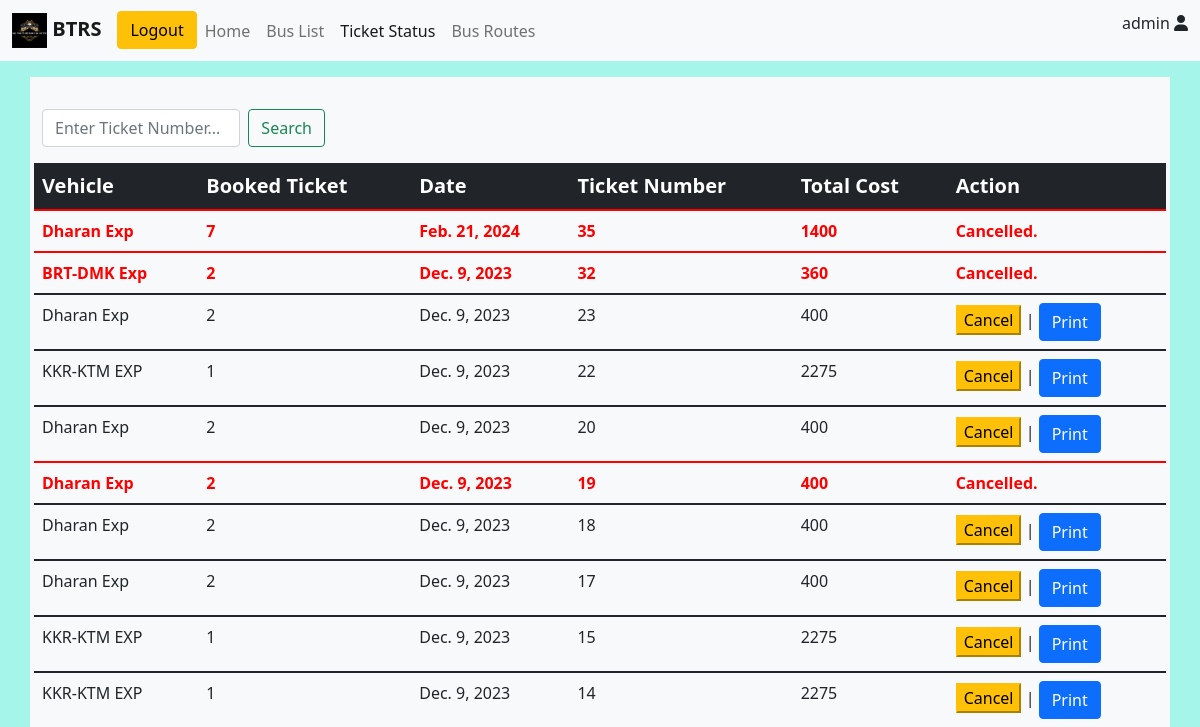
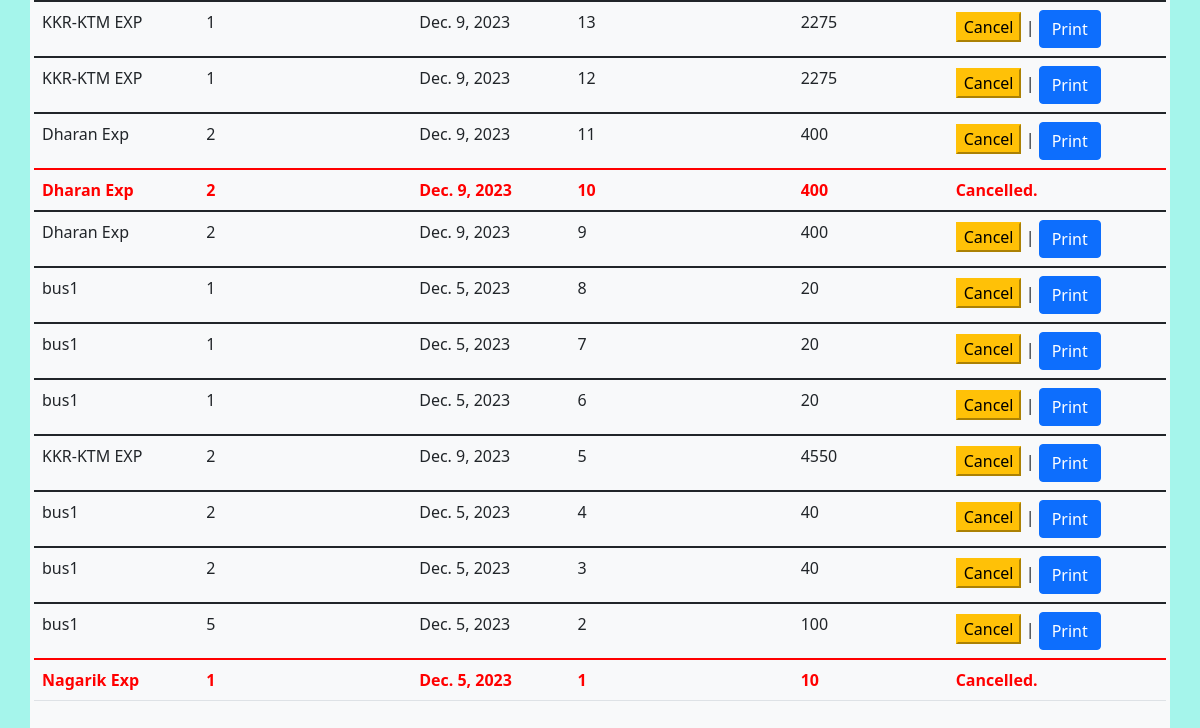
The page /ticketStatus (signed in) on the database as committed earlier (2 pictures, top to bottom).
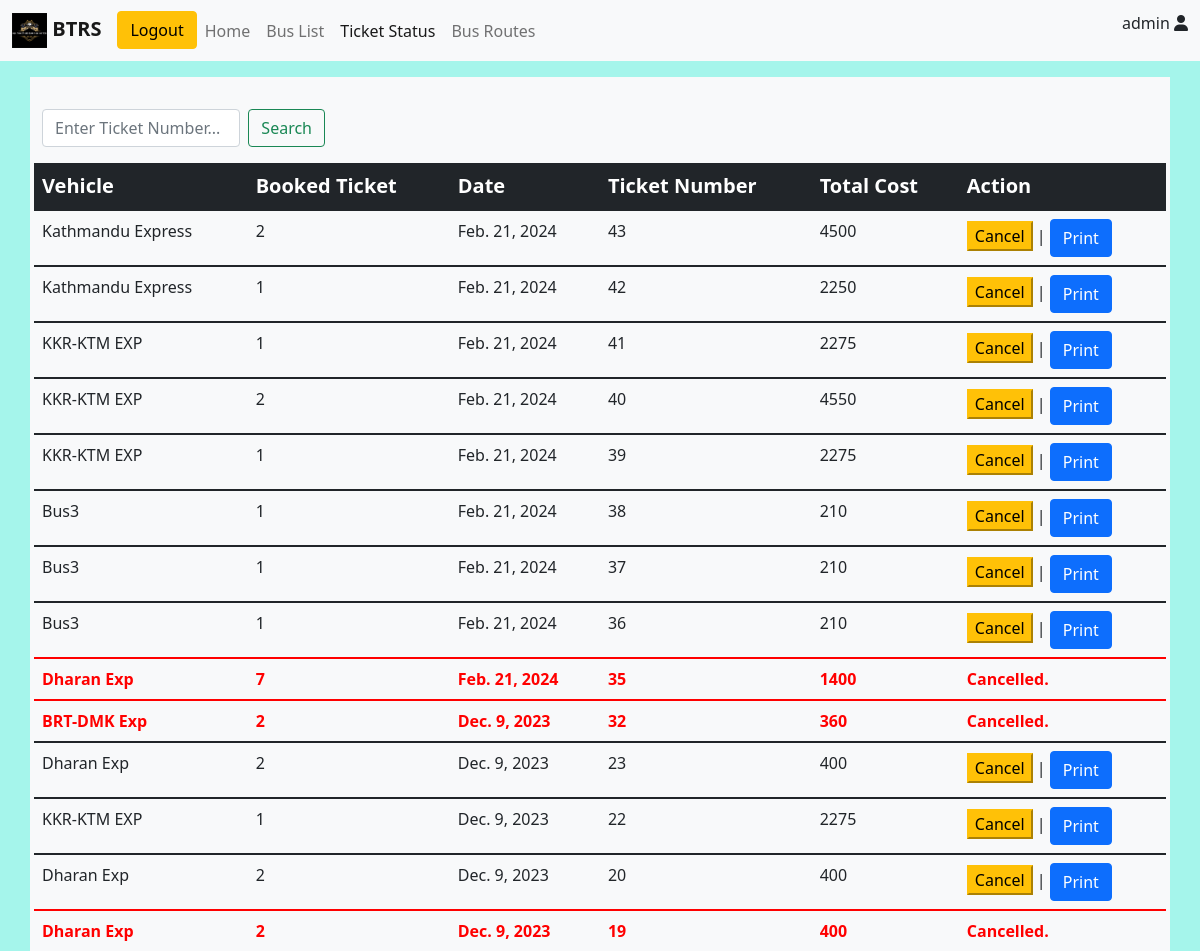
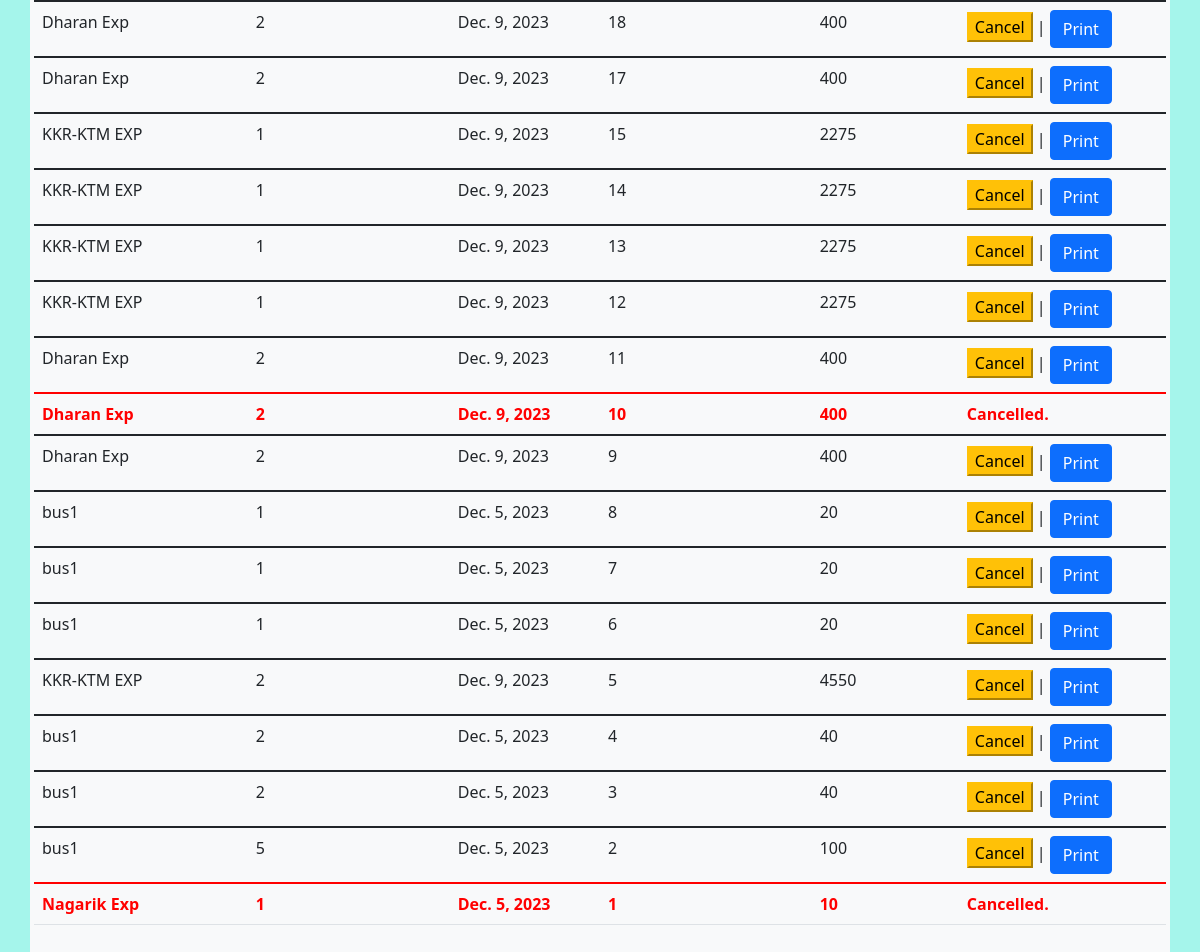
The same page on the database as committed later (2 pictures, top to bottom).
### bms/models.py (models this page shows)
class bookTicket(models.Model):
    user = models.ForeignKey(User, on_delete=models.CASCADE)
    vehicle_id = models.ForeignKey('Vehicle', on_delete=models.CASCADE, related_name='vehicleid')
    date = models.DateField(null=True)
    booked_ticket = models.IntegerField(default=0)
    ticketNumber = models.IntegerField(default=0000, unique=True)
    cost = models.IntegerField(null=True)
    ticket_status = models.BooleanField(default=True)
    updated = models.DateTimeField(auto_now=True)
    created = models.DateTimeField(auto_now_add=True)
    class Meta:
        ordering = ['-updated', '-created']

class Vehicle(models.Model):
    name = models.CharField(max_length=50)
    vehicle_number = models.CharField(max_length=15, unique=True)
    source = models.ForeignKey(busRoute, on_delete=models.CASCADE,default=1, related_name='sourceid')
    destination = models.ForeignKey(busRoute, on_delete=models.CASCADE,default=1, related_name='destinationid')
    date = models.DateField(null=True)
    v_status = models.BooleanField(default=True)
    departure = models.TimeField(null=True, blank=True)
    arrive = models.TimeField(null=True, blank=True)
    available_seats = models.IntegerField(default=25)
    booked_seats = models.IntegerField(default=0)
    price = models.IntegerField(default=20)
    updated = models.DateTimeField(auto_now=True)
    created = models.DateTimeField(auto_now_add=True)
    class Meta:
        ordering = ['-updated', '-created']
    def __str__(self):
        return self.name

### bms/views.py (the view)
# urls.py: path('ticketStatus', views.ticketStatus, name='ticketStatus'),
@login_required(login_url='loginUser')
def ticketStatus(request):
    user = request.user
    if request.user:
        tickets = bookTicket.objects.filter(user=user)
    context ={
                'tickets':tickets,
                'user':user,
                 }
    return render(request, 'bms/ticketStatus.html',context)

### bms/models.py (called while the page is built)
    def __str__(self):
        return self.name

### bms/templates/bms/ticketStatus.html (shortened to what this page needs)
{% extends 'main.html' %}
{% block navItem %}
            <li class="nav-item">
              <a class="nav-link " aria-current="page" href="{% url 'home' %}">Home</a>
            </li>
            <li class="nav-item">
              <a class="nav-link " href="{% url 'busList' %}">Bus List</a>
            </li>
            <li class="nav-item">
              <a class="nav-link active" href="{% url 'ticketStatus' %}">Ticket Status</a>
            </li>
            <li class="nav-item">
              <a class="nav-link" href="{% url 'busRoutes' %}">Bus Routes</a>
            </li>
{% endblock navItem %}
{% block content %}
<section>
  <div class="container mt-3 px-1 py-4 bg-light">
    <form class="d-flex m-2 col-md-3" role="search" action="{% url 'searchTicket' %}">
      <input class="form-control me-2" name="search" placeholder="Enter Ticket Number..." aria-label="Search" required>
      <button class="btn btn-outline-success" type="submit">Search</button>
    </form>
    <table class="table ">
      <thead class="table-dark fs-5">
        <tr>
          <th>Vehicle</th>
          <th>Booked Ticket</th>
          <th>Date</th>
          <th>Ticket Number</th>
          <th>Total Cost</th>
          <th>Action</th>
        </tr>
      </thead>
        <tbody class="fs-7">
          {% for ticket in tickets %}
          {% if request.user.is_authenticated%}
          {% if ticket.ticket_status == True  and user %}
            <td>{{ ticket.vehicle_id }} </td>
            <td>{{ ticket.booked_ticket }}</td>
            <td>{{ ticket.date }}</td>
            <td>{{ ticket.ticketNumber }}</td>
            <td>{{ ticket.cost }}</td>
            <td><a href="#"><button type="button" class="btn-warning" onclick="confirmCancel(event)" data-cancelurl = "{% url 'cancelTicket' ticket.id%}" >Cancel</button></a> |
              <button type="button" class="btn btn-primary" data-bs-toggle="modal" data-bs-target="#printTicket" >
                 Print </button>
                  </td>
        </tbody>
        {% else %}
          <tbody style="color: red;" class="fw-bold">
            <td>{{ ticket.vehicle_id }} </td>
            <td>{{ ticket.booked_ticket }}</td>
            <td>{{ ticket.date }}</td>
            <td>{{ ticket.ticketNumber }}</td>
            <td>{{ ticket.cost }}</td>
            <td>Cancelled.</td>
        </tbody>
        {%endif%}
        {%endif %}
      {% endfor %}
    </table>
  </div>
</section>
{% endblock content %}

### bms/templates/main.html (shortened to what this page needs)
<!DOCTYPE html>
<html lang="en">
  <head>
    <link
      rel="stylesheet"
      href="path/to/font-awesome/css/font-awesome.min.css"
    />
    <link rel="stylesheet" href="https://cdnjs.cloudflare.com/ajax/libs/font-awesome/6.0.0-beta3/css/all.min.css">
    <link
      href="https://cdn.jsdelivr.net/npm/bootstrap@5.1.3/dist/css/bootstrap.min.css"
      rel="stylesheet"
    />
  </head>
  <body style="background-color: #a5f5eb;">
    {% load static %}
    {% block navbar %}
    <nav class="navbar navbar-expand-lg navbar-light bg-light">
      <div class="container-fluid">
        <a class="navbar-brand" href="#">
          <img src="{% static 'assets/logo.jpeg' %}" alt="logo" height="35px" width="35px"/>
          <b >BTRS</b>
        </a>
        <div class="collapse navbar-collapse" id="navbarNav">
          <ul class="navbar-nav">
            {% if request.user.is_authenticated %}
            <li>
              <a href="{% url 'logout' %}"
                ><button type="button" class="btn btn-warning">Logout</button></a
              >
            </li>
            {% else %}
            <li>
              <a href="{% url 'loginUser' %}">
                <button type="button" class="btn btn-success">Login</button>
              </a>
            </li>
            {% endif %}
            {% block navItem %}{% endblock navItem %}
          </ul>
        </div>
        <div>
          {% if user.is_authenticated %}
            <p> {{ user.username }} <i class="fa fa-user"></i></p>
        {% endif %}
        </div>
      </div>
    </nav> {% endblock %}
    {% block content %}{% endblock %}
  </body>
</html>

Rows that differ between the two databases and show on the page:
added bookTicket: vehicle_id "Kathmandu Express", booked_ticket "2", date "Feb. 21, 2024", ticketNumber "43", cost "4500"
added bookTicket: vehicle_id "Kathmandu Express", booked_ticket "1", date "Feb. 21, 2024", ticketNumber "42", cost "2250"
added bookTicket: vehicle_id "KKR-KTM EXP", booked_ticket "1", date "Feb. 21, 2024", ticketNumber "41", cost "2275"
added bookTicket: vehicle_id "KKR-KTM EXP", booked_ticket "2", date "Feb. 21, 2024", ticketNumber "40", cost "4550"
added bookTicket: vehicle_id "KKR-KTM EXP", booked_ticket "1", date "Feb. 21, 2024", ticketNumber "39", cost "2275"
added bookTicket: vehicle_id "Bus3", booked_ticket "1", date "Feb. 21, 2024", ticketNumber "38", cost "210"
added bookTicket: vehicle_id "Bus3", booked_ticket "1", date "Feb. 21, 2024", ticketNumber "37", cost "210"
added bookTicket: vehicle_id "Bus3", booked_ticket "1", date "Feb. 21, 2024", ticketNumber "36", cost "210"
